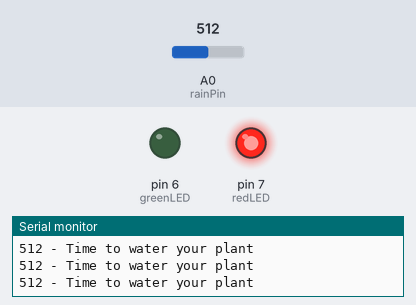
The sketch below on a simulated Arduino Uno, built with avr-gcc and run on an emulated ATmega328P. On the bench: output pins drawn as LEDs (lit = HIGH), the last lines printed to the serial monitor. Inputs (shaded band) come from the test bench; at power-on: A0 (rainPin) = 512.

Above: at 1.3 s.
1.4 s: A0 (rainPin) set to 483
At 2.7 s:
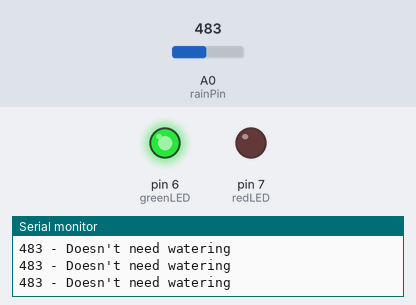
3.0 s: A0 (rainPin) set to 510
At 3.9 s:
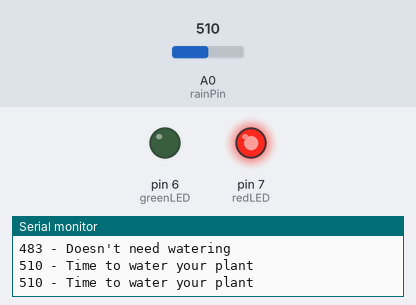
4.5 s: A0 (rainPin) set to 490
At 5.1 s:
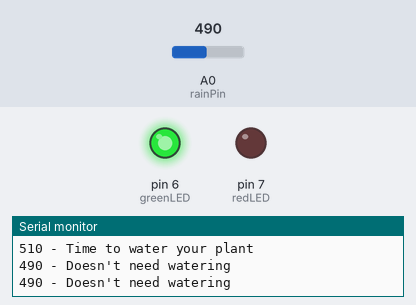
Timing chart, 0 to 7.5 s (numbered marks = the images above; inputs shaded):
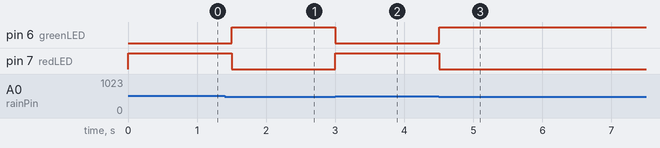

Measured:
- the behaviour switches between 500 and 499 on A0 (rainPin) (found by bisection; images 0 and 1)
- after the input at 1.4 s, pin 6 (greenLED): LOW → HIGH after 0.10 s; pin 7 (redLED): HIGH → LOW after 0.10 s
- after the input at 3.0 s, pin 6 (greenLED): HIGH → LOW at once; pin 7 (redLED): LOW → HIGH at once
- after the input at 4.5 s, pin 6 (greenLED): LOW → HIGH at once; pin 7 (redLED): HIGH → LOW at once

The sketch:

test2_YL69.ino
```cpp
/*

 All the resources for this project:
 http://randomnerdtutorials.com/

*/

int rainPin = A0;
int greenLED = 6;
int redLED = 7;
// you can adjust the threshold value
int thresholdValue = 500;

void setup(){
  pinMode(rainPin, INPUT);
  pinMode(greenLED, OUTPUT);
  pinMode(redLED, OUTPUT);
  digitalWrite(greenLED, LOW);
  digitalWrite(redLED, LOW);
  Serial.begin(9600);
}

void loop() {
  // read the input on analog pin 0:
  int sensorValue = analogRead(rainPin);
  Serial.print(sensorValue);
  if(sensorValue < thresholdValue){
    Serial.println(" - Doesn't need watering");
    digitalWrite(redLED, LOW);
    digitalWrite(greenLED, HIGH);
  }
  else {
    Serial.println(" - Time to water your plant");
    digitalWrite(redLED, HIGH);
    digitalWrite(greenLED, LOW);
  }
  delay(500);
}
```
